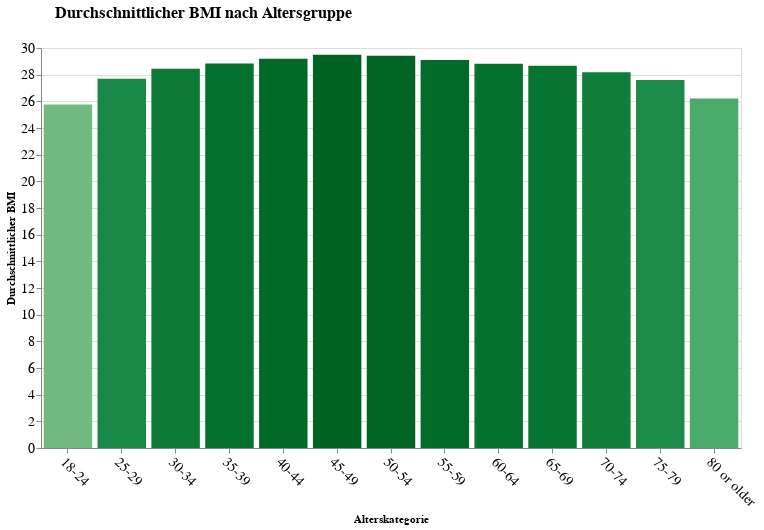

Notebook source saved alongside this figure:
### Markdown cell above
Man könnte beispielsweise den Durchschnitt des BMI, der körperlichen und geistigen Gesundheit und der Schlafzeit in den verschiedenen Alterskategorien berechnen und vergleichen. Dadurch könnte man sehen, ob es signifikante Unterschiede in diesen Werten zwischen den verschiedenen Altersgruppen gibt.

Oder man könnte die durchschnittliche Abweichung vom Mittelwert (Standardabweichung) oder die maximale und minimale Werte in jeder Altersgruppe berechnen. 

Auch die Anzahl der Personen in jeder Altersgruppe, die bestimmte Schwellenwerte für die quantitativen Variablen überschreiten, könnte interessant sein.

...
(siehe Python-Code)

### Code cell
bmi_by_age = df.groupby("AgeCategory")["BMI"].mean().reset_index()

color_scale = alt.Scale(
    domain=(24, 29),
    range=["#E5F5E0", "#2CA25F", "#006D2C"],
)

chartBMI = alt.Chart(bmi_by_age).mark_bar().encode(
    x=alt.X('AgeCategory', title='Alterskategorie', axis=alt.Axis(labelFontSize=14, labelAngle=45)),
    y=alt.Y("BMI", title="Durchschnittlicher BMI", axis=alt.Axis(labelFontSize=14, labelAngle=0), scale=alt.Scale(zero = False)),
    color=alt.Color("BMI", title="Altersgruppe",scale=color_scale, legend=None)
).properties(
    width=700,
    height=400,
    title={
        "text": "Durchschnittlicher BMI nach Altersgruppe",
        "fontSize": 16,
        "fontWeight": "bold",
        "anchor": "start",
        "dx": 50,
        "offset": 20
    }
)

chartBMI

### Figure 1 — Vega-Lite specification as saved in the notebook (floating-point values rounded to 4 significant figures)
{"config": {"view": {"continuousWidth": 300, "continuousHeight": 300}}, "data": {"name": "data-27155572fe078777959e9ee671dc6f07"}, "mark": {"type": "bar"}, "encoding": {"color": {"field": "BMI", "legend": null, "scale": {"domain": [24, 29], "range": ["#E5F5E0", "#2CA25F", "#006D2C"]}, "title": "Altersgruppe", "type": "quantitative"}, "x": {"axis": {"labelAngle": 45, "labelFontSize": 14}, "field": "AgeCategory", "title": "Alterskategorie", "type": "nominal"}, "y": {"axis": {"labelAngle": 0, "labelFontSize": 14}, "field": "BMI", "scale": {"zero": false}, "title": "Durchschnittlicher BMI", "type": "quantitative"}}, "height": 400, "title": {"text": "Durchschnittlicher BMI nach Altersgruppe", "fontSize": 16, "fontWeight": "bold", "anchor": "start", "dx": 50, "offset": 20}, "width": 700, "$schema": "https://vega.github.io/schema/vega-lite/v5.8.0.json", "datasets": {"data-27155572fe078777959e9ee671dc6f07": [{"AgeCategory": "18-24", "BMI": 25.76}, {"AgeCategory": "25-29", "BMI": 27.69}, {"AgeCategory": "30-34", "BMI": 28.44}, {"AgeCategory": "35-39", "BMI": 28.84}, {"AgeCategory": "40-44", "BMI": 29.2}, {"AgeCategory": "45-49", "BMI": 29.49}, {"AgeCategory": "50-54", "BMI": 29.43}, {"AgeCategory": "55-59", "BMI": 29.1}, {"AgeCategory": "60-64", "BMI": 28.82}, {"AgeCategory": "65-69", "BMI": 28.67}, {"AgeCategory": "70-74", "BMI": 28.18}, {"AgeCategory": "75-79", "BMI": 27.6}, {"AgeCategory": "80 or older", "BMI": 26.22}]}}
